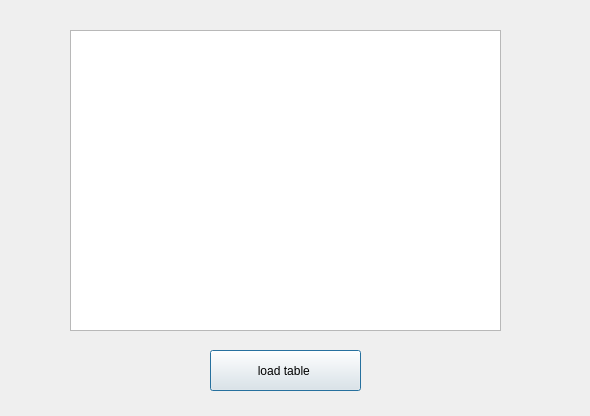
<?xml version="1.0" encoding="UTF-8"?>
<ui version="4.0">
 <class>filiere2</class>
 <widget class="QDialog" name="filiere2">
  <property name="geometry">
   <rect>
    <x>0</x>
    <y>0</y>
    <width>590</width>
    <height>416</height>
   </rect>
  </property>
  <property name="windowTitle">
   <string>Dialog</string>
  </property>
  <widget class="QTableView" name="tableView">
   <property name="geometry">
    <rect>
     <x>70</x>
     <y>30</y>
     <width>431</width>
     <height>301</height>
    </rect>
   </property>
  </widget>
  <widget class="QPushButton" name="load_table">
   <property name="geometry">
    <rect>
     <x>210</x>
     <y>350</y>
     <width>151</width>
     <height>41</height>
    </rect>
   </property>
   <property name="text">
    <string>load table </string>
   </property>
  </widget>
 </widget>
 <resources/>
 <connections/>
</ui>
